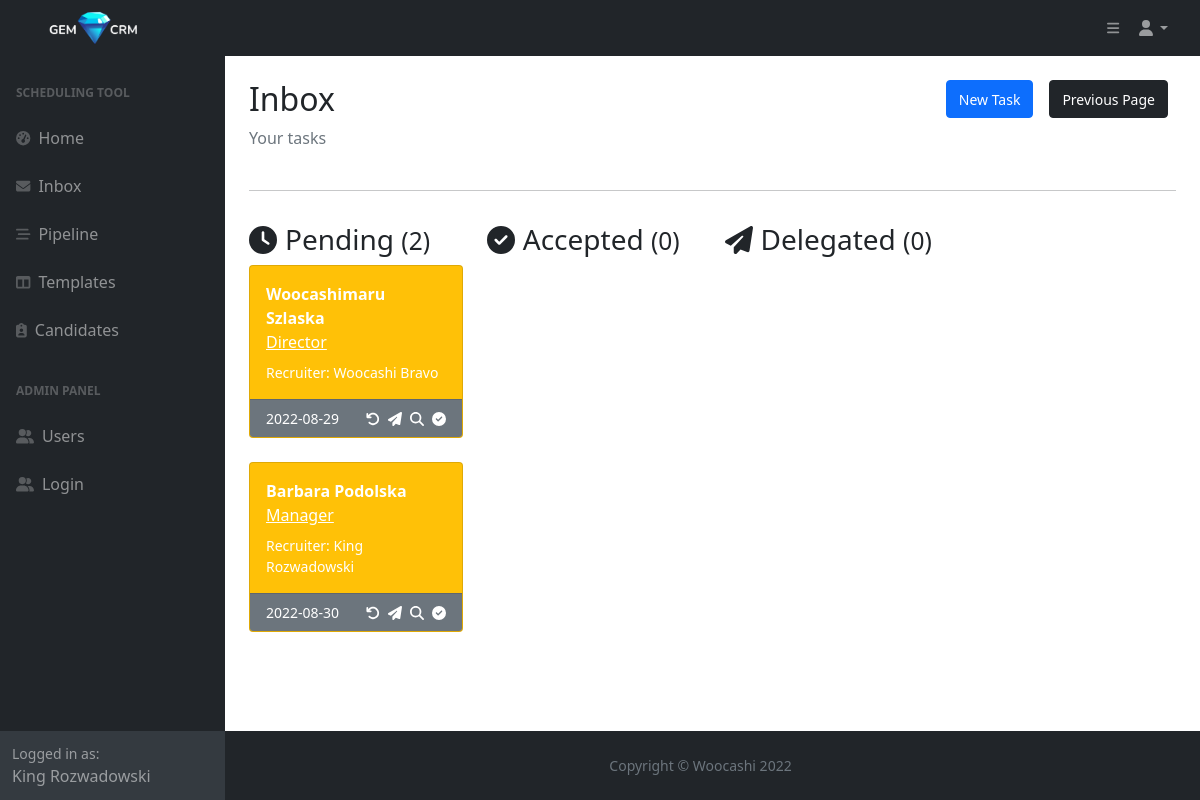
The app's page /inbox (signed in) with its own data.
### main.py (models this page shows)
class User(db.Model, UserMixin, Base):
    __tablename__="users"
    id = db.Column(db.Integer, primary_key=True)
    first_name = db.Column(db.String, nullable=False)
    last_name = db.Column(db.String, nullable=False)
    full_name = db.Column(db.String, nullable=False)
    email = db.Column(db.String, nullable=False, unique=True)
    phone = db.Column(db.String, nullable=False)
    type = db.Column(db.String, nullable=False)
    password = db.Column(db.String, nullable=False)
    templates = relationship("Template", back_populates="created_by")
    candidates = relationship("Candidate", back_populates="created_by")
    tasks_sent = relationship("Task", primaryjoin="User.id==Task.sender_id", back_populates="from_user")
    tasks_received = relationship("Task", primaryjoin="User.id==Task.recipient_id", back_populates="to_user")
    tasks_delegated = relationship("Task", primaryjoin="User.id==Task.delegate_id", back_populates="delegated_by")
    message = relationship("Message", primaryjoin="Message.user_id==User.id", back_populates="user")

class Task(db.Model, Base):
    __tablename__="tasks"
    id = db.Column(db.Integer, primary_key=True)
    sender_id = Column(Integer, ForeignKey('users.id'), nullable=False)
    recipient_id = Column(Integer, ForeignKey('users.id'), nullable=False)
    delegate_id = Column(Integer, ForeignKey('users.id'), nullable=False)
    from_user = relationship("User", foreign_keys=[sender_id], back_populates="tasks_sent")
    to_user = relationship("User", foreign_keys=[recipient_id], back_populates="tasks_received")
    candidate_id = Column(Integer, ForeignKey('candidates.id'))
    candidate = relationship("Candidate", foreign_keys=[candidate_id], back_populates="tasks")
    interviewers = db.Column(db.String, nullable=False)
    role = db.Column(db.String, nullable=False)
    recruiter_notes = db.Column(db.Text, nullable=True)
    date_sent = db.Column(db.Date, nullable=False)
    date_received = db.Column(db.Date, nullable=True)
    date_completed = db.Column(db.Date, nullable=True)
    status = db.Column(db.String, nullable=False)
    is_archived = db.Column(db.Boolean, nullable=False)
    delegated_by = relationship("User", foreign_keys=[delegate_id], back_populates="tasks_delegated")
    interview_date = db.Column(db.Date, nullable=True)
    interview_time = db.Column(db.Time, nullable=True)
    scheduler_notes = db.Column(db.Text, nullable=True)
    time_completed = db.Column(db.Time, nullable=True)
    pipeline_status = db.Column(db.String, nullable=False)
    message = relationship("Message", primaryjoin="Message.task_id==Task.id", back_populates="task")

class Candidate(db.Model, Base):
    __tablename__="candidates"
    id = db.Column(db.Integer, primary_key=True)
    first_name = db.Column(db.String, nullable=False)
    last_name = db.Column(db.String, nullable=False)
    full_name = db.Column(db.String, nullable=False)
    email = db.Column(db.String, nullable=False, unique=True)
    phone = db.Column(db.String, nullable=False)
    cv = db.Column(db.String, nullable=True)
    owner_id = Column(Integer, ForeignKey('users.id'))
    created_by = relationship("User", back_populates="candidates")
    created_date = db.Column(db.Date, nullable=False)
    tasks = relationship("Task", back_populates="candidate")
    message = relationship("Message", primaryjoin="Message.candidate_id==Candidate.id", back_populates="candidate")

### main.py (the view)
@app.route('/inbox')
@login_required
def inbox():
    user_tasks = Task.query.filter_by(recipient_id=current_user.id).all()
    new_task_form = NewTaskForm()
    return render_template('inbox.html', user_tasks=user_tasks, tasks_count=get_tasks_count(), current_user=current_user, delegated_tasks=get_delegations(), new_task_form=new_task_form)

### main.py (called while the page is built)
@login_manager.user_loader
def load_user(user_id):
    try:
        return User.query.get(user_id)
    except:
        return None

def get_tasks_count():
    delegations = Task.query.filter_by(delegate_id=current_user.id).all()
    delegated_list = []
    for task in delegations:
        if task.delegate_id == current_user.id and task.recipient_id != current_user.id:
            delegated_list.append(task)
    delegated_count = len(delegated_list)
    accepted_count = len(Task.query.filter_by(recipient_id=current_user.id, status="accepted", pipeline_status="pending").all())
    pending_count = len(Task.query.filter_by(recipient_id=current_user.id, status="pending").all())
    tasks_count = {
        "accepted": accepted_count,
        "pending": pending_count,
        "delegated": delegated_count,
    }
    return tasks_count

def get_delegations():
    delegations = Task.query.filter_by(delegate_id=current_user.id).all()
    return delegations

### templates/inbox.html (shortened to what this page needs)
{% import "bootstrap/wtf.html" as wtf %}
{% include "header.html" %}
                <main>
                    <div class="container-fluid px-4">
                        <div class="row d-flex justify-content-between">
                            <div class="col">
                                <h2 class="mt-4">Inbox</h2>
                                <ol class="breadcrumb mb-4">
                                    <li class="breadcrumb-item active">Your tasks</li>
                                </ol>
                            </div>
                            <div class="col d-flex justify-content-end">
                                <div class="d-flex justify-content-end">
                                <span><a class="btn btn-primary m-2 mt-4" href="{{url_for('tasks_new', form=form)}}"><small>New Task</small></a></span>
                                </div>
                                <div class="d-flex justify-content-end">
                                    <span><a class="btn btn-dark m-2 mt-4" href="javascript:history.back()"><small>Previous Page</small></a></span>
                                </div>
                            </div>
                        </div>
                        <hr>
                        <div class="row">
                            {% if user_tasks %}
	                        <div class="col-xl-3">
                                <h3 class="mt-3"><i class="fa-solid fa-clock me-2"></i>Pending <small>({{ tasks_count.pending }})</small></h3>
                                {% for task in user_tasks: %}
                                {% if task.status == "pending" and task.is_archived == False %}
                                <div class="card bg-warning text-white mb-4">
                                    <div class="card-body">
                                        <div class="row">
                                            <strong>{{ task.candidate.full_name }}</strong>
                                            <u>{{ task.role}}</u>
                                        </div>
                                        <div class="row mt-2">
                                            <span class="small"> Recruiter: {{task.from_user.full_name}}</span>
                                        </div>
                                    </div>
                                    <div class="card-footer d-flex align-items-center justify-content-between bg-secondary">
                                        <div class="d-flex align-items-center justify-content-start">
                                            <span class="small">{{task.date_sent}}</span>
                                        </div>
                                        <div class="d-flex align-items-center justify-content-end">
                                            <a class="small text-white ms-2" href="#" title="Return to sender">
                                            <i class="fa-solid fa-arrow-rotate-left"></i>
                                            </a>
                                            <a class="small text-white ms-2" href="{{url_for('task_delegate', task_id=task.id)}}" title="Delegate">
                                                <i class="fa-solid fa-paper-plane"></i>
                                            </a>
                                            <a class="small text-white ms-2" href="{{url_for('check_task_details', task_id=task.id)}}" title="Check details">
                                                <i class="fa-solid fa-magnifying-glass"></i>
                                            </a>
                                            <a class="small text-white ms-2" href="{{url_for('task_accept', task_id=task.id)}}" title="Accept task">
                                                <i class="fa-solid fa-circle-check"></i>
                                            </a>
                                        </div>
                                    </div>
                                </div>
                                {% endif %}
                                {% endfor %}
                            </div>
                            <div class="col-xl-3">
                                <h3 class="mt-3"><i class="fa-solid fa-circle-check me-2"></i>Accepted <small>({{ tasks_count.accepted }})</small></h3>
                            </div>
                            <div class="col-xl-3">
                                <h3 class="mt-3"><i class="fa-solid fa-paper-plane me-2"></i>Delegated <small>({{ tasks_count.delegated }})</small></h3>
                            {% else %}
                            <div>You don't have any tasks yet!</div>
                            {% endif %}
                        </div>
                    </div>
                    </div>
                </main>
{% include 'footer.html' %}

### templates/header.html (shortened to what this page needs)
<!DOCTYPE html>
<html lang="en">
    <head>
        <link href="https://cdn.jsdelivr.net/npm/simple-datatables@latest/dist/style.css" rel="stylesheet" />
        <link href="{{ url_for('static', filename='css/styles.css') }}" rel="stylesheet" />
    </head>
    <body class="sb-nav-fixed">
        <nav class="sb-topnav d-flex justify-content-between navbar navbar-expand navbar-dark bg-dark">
                <a class="navbar-brand ps-3" href="{{ url_for('home') }}"><img class="img-fluid gem-logo" src="{{url_for('static', filename='assets/img/logo-white.png')}}" alt="logo"></a>
                 <div class="d-flex">
                <button class="btn btn-link btn-sm order-1 order-lg-0 me-4 me-lg-0" id="sidebarToggle" ><i class="fas fa-bars"></i></button>
            <ul class="navbar-nav ms-auto ms-md-0 me-3 me-lg-4">
                <li class="nav-item dropdown">
                    <a class="nav-link dropdown-toggle" id="navbarDropdown" href="#" role="button" data-bs-toggle="dropdown" aria-expanded="false"><i class="fas fa-user fa-fw"></i></a>
                </li>
            </ul>
                </div>
        </nav>
        <div id="layoutSidenav">
            <div id="layoutSidenav_nav">
                <nav class="sb-sidenav accordion sb-sidenav-dark" id="sidenavAccordion">
                    <div class="sb-sidenav-menu">
                        <div class="nav">
                            <div class="sb-sidenav-menu-heading">Scheduling tool</div>
                            <a class="nav-link" href={{url_for('home')}}>
                                <div class="sb-nav-link-icon"><i class="fas fa-tachometer-alt"></i></div>
                                Home
                            <a class="nav-link" href="{{url_for('inbox')}}">
                                <div class="sb-nav-link-icon"><i class="fa-solid fa-envelope"></i></div>
                                Inbox
                            </a>
                            <a class="nav-link" href={{url_for('pipeline')}}>
                                <div class="sb-nav-link-icon"><i class="fa-solid fa-bars-staggered"></i></div>
                                Pipeline
                            </a>
                            <a class="nav-link" href={{url_for('templates')}}>
                                <div class="sb-nav-link-icon"><i class="fas fa-columns"></i></div>
                                Templates
                            </a>
                            <a class="nav-link" href={{url_for('candidates')}}>
                                <div class="sb-nav-link-icon me-2"><i class="fa-solid fa-clipboard-user"></i></div>
                                Candidates
                            </a>
                            <div class="sb-sidenav-menu-heading">ADMIN PANEL</div>
                            <a class="nav-link" href="{{url_for('users')}}">
                                <div class="sb-nav-link-icon"><i class="fa-solid fa-user-group"></i></div>
                                Users
                            </a>
                            <a class="nav-link" href="{{url_for('login')}}">
                                <div class="sb-nav-link-icon"><i class="fa-solid fa-user-group"></i></div>
                                Login
                            </a>
                        </div>
                    </div>
                    {% if current_user %}
                    <div class="sb-sidenav-footer">
                        <div class="small">Logged in as:</div>
                        {{current_user.first_name}} {{current_user.last_name}}
                    </div>
                    {% endif %}
                </nav>
            </div>
            <div id="layoutSidenav_content">

### records on screen
User: first_name "King", last_name "Rozwadowski"
Task: candidate.full_name "Woocashimaru Szlaska", role "Director", from_user.full_name "Woocashi Bravo", date_sent "2022-08-29"
Task: candidate.full_name "Barbara Podolska", role "Manager", from_user.full_name "King Rozwadowski", date_sent "2022-08-30"

### other values on screen
{{ tasks_count.pending }} "2"
{{ tasks_count.accepted }} "0"
{{ tasks_count.delegated }} "0"
